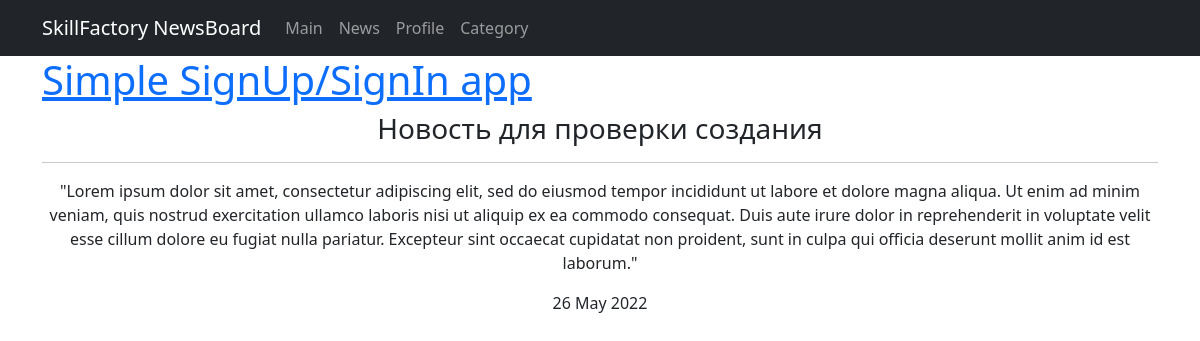
Page /6 on the committed database.
### newsportal/models.py (models this page shows, shortened)
class Post(models.Model):
    author = models.ForeignKey(Author, on_delete=models.CASCADE)
    NEWS = 'NW'
    ARTICLE = 'AR'
    CATEGORY_CHOICES = (
        (NEWS, 'Новость'),
        (ARTICLE, 'Статья'),
    )
    categoryType = models.CharField(max_length=2, choices=CATEGORY_CHOICES, default=ARTICLE)
    dateCreation = models.DateTimeField(auto_now_add=True)
    postCategory = models.ManyToManyField(Category, through='PostCategory')
    title = models.CharField(max_length=128)
    post = models.TextField()
    rating = models.SmallIntegerField(default=0)

### newsportal/views.py (the view)
# urls.py: path('<int:pk>', NewDetail.as_view(), name='news_detail'),
class NewDetail(DetailView):
    model = Post
    template_name = 'new.html'
    context_object_name = 'new'
    queryset = Post.objects.all()
    def get_object(self, *args, **kwargs): # переопределяем метод получения объекта, как ни странно
        obj = cache.get(f'product-{self.kwargs["pk"]}', None) # кэш очень похож на словарь, и метод get действует так же. Он забирает значение по ключу, если его нет, то забирает None.
        if not obj:
            obj = super().get_object(queryset=self.queryset)
            cache.set(f'product-{self.kwargs["pk"]}', obj)
        return obj

### newsportal/templatetags/custom_filters.py (called while the page is built)
@register.filter()
def censor(value):
    for i in CENSOR_WORDS:
        if i.find(value):
            value = value.replace(i[1::], "*" * len(i))
    return f'{value}'

### templates/new.html (shortened to what this page needs)
{% extends 'flatpages/default.html' %}
{% load custom_filters %}
{% block content %}
<h3>{{ new.title|censor }}</h3>
<hr>
<p>{{ new.post|censor }}</p>
<p>{{ new.dateCreation|date:'d F Y' }}</p>
{% endblock content %}

### rows in the picture
Post: title|censor "Новость для проверки создания", post|censor "\"Lorem ipsum dolor sit amet, consectetur adipiscing elit, sed do eiusmod tempor incididunt ut labore et dolore magna aliqua. Ut enim ad minim veniam, quis nostrud exercitation ullamco laboris nisi ut aliquip ex ea commodo consequat. Duis aute irure dolor in reprehenderit in voluptate velit esse cillum dolore eu fugiat nulla pariatur. Excepteur sint occaecat cupidatat non proident, sunt in culpa qui officia deserunt mollit anim id est laborum.\"", dateCreation "26 May 2022"
